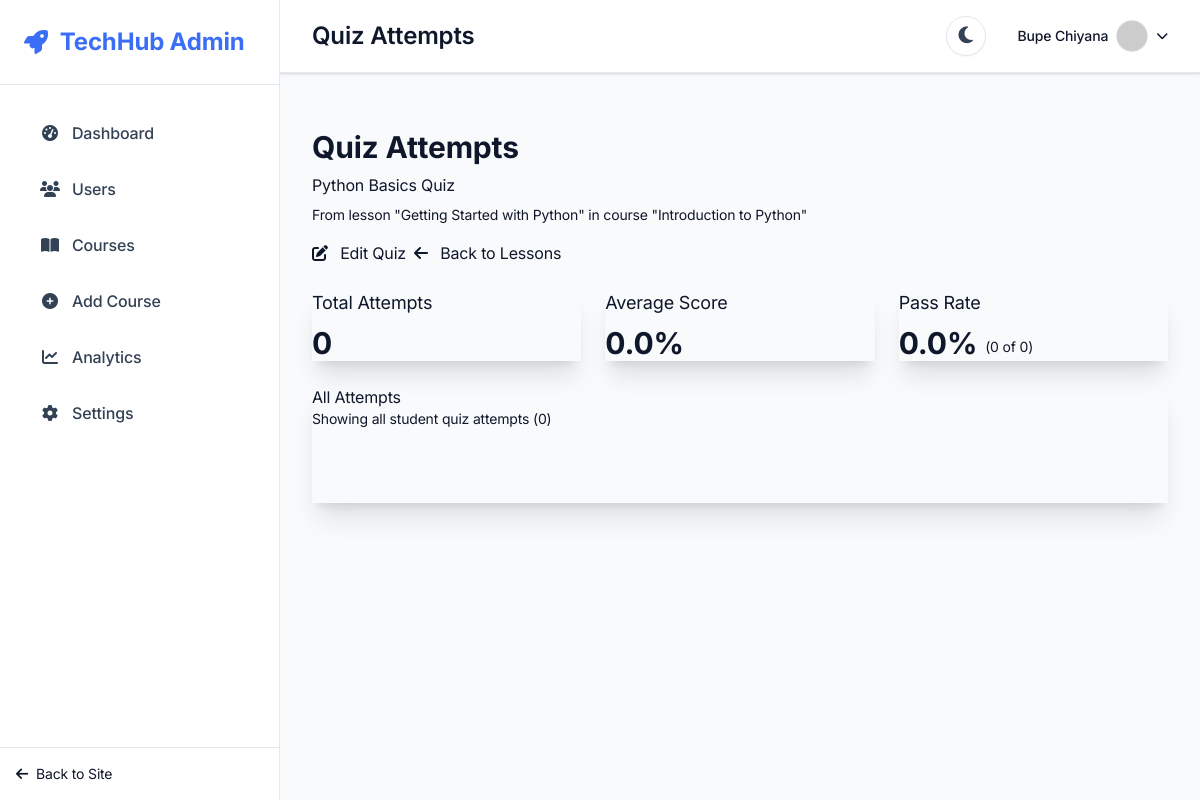
Page /admin/quizzes/1/attempts (signed in) on the committed database.
### app.py (models this page shows, shortened)
class User(UserMixin, db.Model):
    id = db.Column(db.Integer, primary_key=True)
    username = db.Column(db.String(80), unique=True, nullable=False)
    email = db.Column(db.String(120), unique=True, nullable=False)
    password_hash = db.Column(db.String(128))
    created_at = db.Column(db.DateTime, default=datetime.utcnow)
    is_admin = db.Column(db.Boolean, default=False)
    enrollments = db.relationship('Enrollment', backref='student', lazy=True,
                                foreign_keys='Enrollment.user_id')

class Quiz(db.Model):
    __tablename__ = 'quiz'
    id = db.Column(db.Integer, primary_key=True)
    title = db.Column(db.String(100), nullable=False, index=True)
    lesson_id = db.Column(db.Integer, db.ForeignKey('lesson.id'), nullable=False, index=True)
    lesson = db.relationship('Lesson',
                          backref=db.backref('quiz', uselist=False, cascade="all, delete-orphan"),
                          lazy='joined',
                          single_parent=True)
    questions = db.relationship('QuizQuestion',
                             backref='quiz',
                             lazy='select',
                             cascade="all, delete-orphan")
    attempts = db.relationship('QuizAttempt',
                            backref='quiz',
                            lazy='dynamic',
                            cascade="all, delete-orphan")

class Lesson(db.Model):
    __tablename__ = 'lesson'
    id = db.Column(db.Integer, primary_key=True)
    title = db.Column(db.String(100), nullable=False, index=True)
    content = db.Column(db.Text, nullable=False)
    lesson_number = db.Column(db.Integer, nullable=False, index=True)
    course_id = db.Column(db.Integer, db.ForeignKey('course.id'), nullable=False, index=True)
    course = db.relationship('Course', backref=db.backref('lessons',
                                                        lazy=True,
                                                        order_by='Lesson.lesson_number'),
                           lazy='joined')
    video_url = db.Column(db.String(200), nullable=True)
    resources = db.Column(db.Text, nullable=True)
    duration_minutes = db.Column(db.Integer, nullable=True, default=60)

class Course(db.Model):
    id = db.Column(db.Integer, primary_key=True)
    title = db.Column(db.String(100), nullable=False)
    description = db.Column(db.Text, nullable=False)
    semantic_tags = db.Column(db.String(200))
    created_at = db.Column(db.DateTime, default=datetime.utcnow)
    user_id = db.Column(db.Integer, db.ForeignKey('user.id'))
    enrollments = db.relationship('Enrollment', lazy=True)
    max_students = db.Column(db.Integer, default=50)
    start_date = db.Column(db.DateTime, default=datetime.utcnow)
    duration_weeks = db.Column(db.Integer, default=12)

### app.py (the view)
@app.route('/admin/quizzes/<int:quiz_id>/attempts')
@admin_required
def admin_quiz_attempts(quiz_id):
    quiz = Quiz.query.get_or_404(quiz_id)
    lesson = Lesson.query.get_or_404(quiz.lesson_id)
    course = Course.query.get_or_404(lesson.course_id)
    attempts = QuizAttempt.query.filter_by(quiz_id=quiz_id).order_by(QuizAttempt.completed_at.desc()).all()
    user_ids = [attempt.user_id for attempt in attempts]
    users = {user.id: user for user in User.query.filter(User.id.in_(user_ids)).all()}
    total_attempts = len(attempts)
    avg_score = sum(attempt.score for attempt in attempts) / total_attempts if total_attempts > 0 else 0
    passing_attempts = sum(1 for attempt in attempts if attempt.score >= 70)
    pass_rate = (passing_attempts / total_attempts * 100) if total_attempts > 0 else 0
    user_best_attempts = {}
    for attempt in attempts:
        user_id = attempt.user_id
        if user_id not in user_best_attempts or attempt.score > user_best_attempts[user_id].score:
            user_best_attempts[user_id] = attempt
    leaderboard = sorted(user_best_attempts.values(), key=lambda x: x.score, reverse=True)
    return render_template(
        'admin/quiz_attempts.html',
        quiz=quiz,
        lesson=lesson,
        course=course,
        attempts=attempts,
        users=users,
        stats={
            'total_attempts': total_attempts,
            'avg_score': avg_score,
            'passing_attempts': passing_attempts,
            'pass_rate': pass_rate
        },
        leaderboard=leaderboard
    )

### app.py (called while the page is built)
@login_manager.user_loader
def load_user(user_id):
    return User.query.get(int(user_id))

@app.context_processor
def inject_utility_functions():
    def get_lesson_duration(lesson):
        if hasattr(lesson, 'duration_minutes') and lesson.duration_minutes is not None:
            return lesson.duration_minutes
        return 60  # Default duration in minutes
    return {
        'now': datetime.utcnow,
        'get_lesson_duration': get_lesson_duration
    }

def admin_required(f):
    @wraps(f)
    def decorated_function(*args, **kwargs):
        if not current_user.is_authenticated or not current_user.is_admin:
            flash('Access denied. Admin privileges required.', 'error')
            return redirect(url_for('home'))
        return f(*args, **kwargs)
    return decorated_function

### templates/admin/quiz_attempts.html (shortened to what this page needs)
{% extends "admin/admin_base.html" %}  {% block header_title %}Quiz Attempts{% endblock %}
{% block admin_content %}
<section class="py-6">
  <div class="container">
    <div class="hero bg-base-200 rounded-lg mb-6">
      <div class="hero-content flex-col lg:flex-row">
        <div>
          <h1 class="text-3xl font-bold">Quiz Attempts</h1>
          <p class="py-2">{{ quiz.title }}</p>
          <p class="pb-2 text-sm text-text-secondary">
            From lesson "{{ lesson.title }}" in course "{{ course.title }}"
          </p>
          <div class="flex flex-wrap gap-2 mt-2">
            <a
              href="{{ url_for('admin_edit_quiz', quiz_id=quiz.id) }}"
              class="btn btn-outline btn-sm"
            >
              <i class="fas fa-edit mr-2"></i> Edit Quiz
            </a>
            <a
              href="{{ url_for('admin_course_lessons', course_id=course.id) }}"
              class="btn btn-outline btn-sm"
            >
              <i class="fas fa-arrow-left mr-2"></i> Back to Lessons
            </a>
          </div>
        </div>
      </div>
    </div>
    <div class="grid grid-cols-1 lg:grid-cols-3 gap-6 mb-6">
      <div class="card bg-base-100 shadow-xl">
        <div class="card-body">
          <h2 class="card-title text-lg mb-2">Total Attempts</h2>
          <p class="text-3xl font-bold">{{ stats.total_attempts }}</p>
        </div>
      </div>
      <div class="card bg-base-100 shadow-xl">
        <div class="card-body">
          <h2 class="card-title text-lg mb-2">Average Score</h2>
          <p class="text-3xl font-bold">
            {{ "%.1f"|format(stats.avg_score) }}%
          </p>
        </div>
      </div>
      <div class="card bg-base-100 shadow-xl">
        <div class="card-body">
          <h2 class="card-title text-lg mb-2">Pass Rate</h2>
          <div class="flex items-end">
            <p class="text-3xl font-bold">
              {{ "%.1f"|format(stats.pass_rate) }}%
            </p>
            <p class="text-sm ml-2 mb-1 text-text-secondary">
              ({{ stats.passing_attempts }} of {{ stats.total_attempts }})
            </p>
          </div>
        </div>
      </div>
    </div>
    <div class="card bg-base-100 shadow-xl">
      <div class="card-body">
        <h2 class="card-title">All Attempts</h2>
        <p class="text-sm text-text-secondary mb-4">
          Showing all student quiz attempts ({{ attempts|length }})
        </p>
      </div>
    </div>
  </div>
</section>
{% endblock %}

### templates/admin/admin_base.html (shortened to what this page needs)
<!DOCTYPE html>
<html lang="en" class="{{ 'dark-mode' if session.get('dark_mode') else '' }}">
<head>
    <script src="https://cdn.tailwindcss.com"></script>
    <link rel="stylesheet" href="{{ url_for('static', filename='css/animations.css') }}">
    <link rel="stylesheet" href="{{ url_for('static', filename='css/modern-ui.css') }}">
    <link rel="stylesheet" href="{{ url_for('static', filename='css/theme-toggle.css') }}">
    <link rel="stylesheet" href="https://cdnjs.cloudflare.com/ajax/libs/font-awesome/6.4.0/css/all.min.css" />
</head>
<body class="{{ 'dark-mode' if session.get('dark_mode') else '' }} admin-layout">
    <aside id="adminSidebar" class="admin-sidebar">
        <div class="logo">
            <i class="fas fa-rocket mr-3"></i>
            TechHub Admin
        </div>
        <nav>
            <ul>
                <li>
                    <a href="{{ url_for('admin_dashboard') }}" class="{{ 'active' if request.endpoint == 'admin_dashboard' else '' }}">
                        <i class="fas fa-tachometer-alt"></i> Dashboard
                    </a>
                </li>
                <li>
                    <a href="#" class="{{ 'active' if request.endpoint == 'admin_users' else '' }}">
                        <i class="fas fa-users"></i> Users
                    </a>
                </li>
                <li>
                    <a href="{{ url_for('admin_dashboard') }}" class="{{ 'active' if 'course' in request.endpoint else '' }}">
                        <i class="fas fa-book-open"></i> Courses
                    </a>
                </li>
                <li>
                    <a href="{{ url_for('admin_add_course') }}" class="{{ 'active' if request.endpoint == 'admin_add_course' else '' }}">
                        <i class="fas fa-plus-circle"></i> Add Course
                    </a>
                </li>
                <li>
                    <a href="#" class="{{ 'active' if request.endpoint == 'admin_analytics' else '' }}">
                        <i class="fas fa-chart-line"></i> Analytics
                    </a>
                </li>
                <li>
                    <a href="#" class="{{ 'active' if request.endpoint == 'admin_settings' else '' }}">
                        <i class="fas fa-cog"></i> Settings
                    </a>
                </li>
            </ul>
        </nav>
        <div class="mt-auto p-4 border-t border-border-color">
            <a href="{{ url_for('home') }}" class="text-sm text-text-secondary hover:text-primary flex items-center">
                <i class="fas fa-arrow-left mr-2"></i>Back to Site
            </a>
        </div>
    </aside>
    <main class="admin-main-content">
        <div class="admin-header">
            <div class="flex items-center">
                <h1>{% block header_title %}Dashboard{% endblock %}</h1>
            </div>
            <div class="flex items-center space-x-4">
                <button id="themeToggle" class="theme-toggle in-header" aria-label="Toggle theme">
                    <i class="{{ 'fas fa-sun' if session.get('dark_mode') else 'fas fa-moon' }}" aria-hidden="true"></i>
                </button>
                <div class="user-menu" id="userMenu">
                    <button class="flex items-center text-text-primary hover:text-primary" id="userMenuButton">
                        <span class="mr-2 text-sm font-medium hidden md:inline">{{ current_user.username }}</span>
                        <img class="h-8 w-8 rounded-full bg-gray-300 border border-border-color" src="https://ui-avatars.com/api/?name={{ current_user.username }}&background=random&color=fff" alt="{{ current_user.username }}'s avatar"/>
                        <i class="fas fa-chevron-down ml-2 text-xs"></i>
                    </button>
                </div>
            </div>
        </div>
        <div class="admin-content-wrapper">
            {% block admin_content %}
            {% endblock %}
        </div>
    </main>
</body>
</html>

### static/css/modern-ui.css (style rules this page uses)
:root { --color-primary-50: #f0f5ff; --color-primary-100: #e0eaff; --color-primary-200: #c7d5fe; --color-primary-300: #a4bcfd; --color-primary-400: #7a9af9; --color-primary-500: #3b6ef6; --color-primary-600: #2558e5; --color-primary-700: #1e4ad4; --color-primary-800: #1a3fae; --color-primary-900: #142e7e; --color-secondary-50: #f8fafc; --color-secondary-100: #f1f5f9; --color-secondary-200: #e2e8f0; --color-secondary-300: #cbd5e1; --color-secondary-400: #94a3b8; --color-secondary-500: #64748b; --color-secondary-600: #475569; --color-secondary-700: #334155; --color-secondary-800: #1e293b; --color-secondary-900: #0f172a; --color-success-50: #f0fdf4; --color-success-100: #dcfce7; --color-success-200: #bbf7d0; --color-success-300: #86efac; --color-success-400: #4ade80; --color-success-500: #22c55e; --color-success-600: #16a34a; --color-success-700: #15803d; --color-success-800: #166534; --color-success-900: #14532d; --color-warning-50: #fffbeb; --color-warning-100: #fef3c7; --color-warning-200: #fde68a; --color-warning-300: #fcd34d; --color-warning-400: #fbbf24; --color-warning-500: #f59e0b; --color-warning-600: #d97706; --color-warning-700: #b45309; --color-warning-800: #92400e; --color-warning-900: #78350f; --color-error-50: #fef2f2; --color-error-100: #fee2e2; --color-error-200: #fecaca; --color-error-300: #fca5a5; --color-error-400: #f87171; --color-error-500: #ef4444; --color-error-600: #dc2626; --color-error-700: #b91c1c; --color-error-800: #991b1b; --color-error-900: #7f1d1d; --color-info-50: #f0f9ff; --color-info-100: #e0f2fe; --color-info-200: #bae6fd; --color-info-300: #7dd3fc; --color-info-400: #38bdf8; --color-info-500: #0ea5e9; --color-info-600: #0284c7; --color-info-700: #0369a1; --color-info-800: #075985; --color-info-900: #0c4a6e; --primary: #3b6ef6; --primary-dark: #2558e5; --primary-light: #e0eaff; --secondary: #475569; --secondary-dark: #334155; --accent: #0ea5e9; --success: #16a34a; --success-light: #dcfce7; --warning: #f59e0b; --warning-light: #fff7ed; --danger: #dc2626; --danger-light: #fee2e2; --info: #0ea5e9; --info-light: #e0f2fe; --body-bg: #f8fafc; --card-bg: #ffffff; --card-bg-hover: #f8fafc; --text-primary: #0f172a; --text-secondary: #334155; --text-tertiary: #64748b; --border-color: #e2e8f0; --border-hover: #cbd5e1; --shadow-sm: 0 1px 2px rgba(0,0,0,.04); --shadow: 0 3px 6px -1px rgba(0,0,0,.06), 0 2px 4px -2px rgba(0,0,0,.03); --shadow-md: 0 8px 12px -3px rgba(0,0,0,.05), 0 4px 6px -4px rgba(0,0,0,.02); --shadow-lg: 0 16px 24px -5px rgba(0,0,0,.06), 0 8px 12px -6px rgba(0,0,0,.03); --primary-rgb: 59, 110, 246; --gray-100: #f1f5f9; --gray-200: #e2e8f0; --gray-300: #cbd5e1; --gray-400: #94a3b8; --gray-500: #64748b; --gray-600: #475569; --gray-700: #334155; --gray-800: #1e293b; --gray-900: #0f172a; --accent-light: #e0f2fe; }
body, a, button, input, select, textarea, .card, .btn { transition: background-color 0.3s ease, color 0.3s ease, border-color 0.3s ease, box-shadow 0.3s ease, transform 0.3s ease; }
body { background-color: var(--body-bg); color: var(--text-primary); font-family: 'Inter', -apple-system, BlinkMacSystemFont, 'Segoe UI', Roboto, sans-serif; line-height: 1.6; letter-spacing: -0.011em; }
a { color: var(--primary); text-decoration: none; }

### static/css/theme-toggle.css (style rules this page uses)
.theme-toggle { position: absolute; top: 1.5rem; right: 1.5rem; background: var(--card-bg); border: 1px solid var(--border-color); box-shadow: var(--shadow-sm); color: var(--text-secondary); border-radius: 50%; width: 2.5rem; height: 2.5rem; display: flex; align-items: center; justify-content: center; cursor: pointer; transition: all 0.2s ease; z-index: 50; }
.admin-header .theme-toggle { position: relative; top: auto; right: auto; margin: 0 1rem; }
.theme-toggle i { font-size: 1.2rem; transition: transform 0.3s ease; }
html, body { transition: background-color 0.3s ease, color 0.3s ease; }
html *, body * { transition: background-color 0.3s ease, color 0.3s ease, border-color 0.3s ease, box-shadow 0.3s ease; }
img, video, canvas, iframe, .no-transition, .no-transition * { transition: none !important; }
body:not(.preload) * { will-change: auto; }

### rows in the picture
User: username "Bupe Chiyana"
Quiz: title "Python Basics Quiz"
Lesson: title "Getting Started with Python"
Course: title "Introduction to Python"

### other values in the picture
{{ stats.total_attempts }} "0"
{{ "%.1f"|format(stats.avg_score) }} "0.0"
{{ "%.1f"|format(stats.pass_rate) }} "0.0"
{{ stats.passing_attempts }} "0"
{{ attempts|length }} "0"
